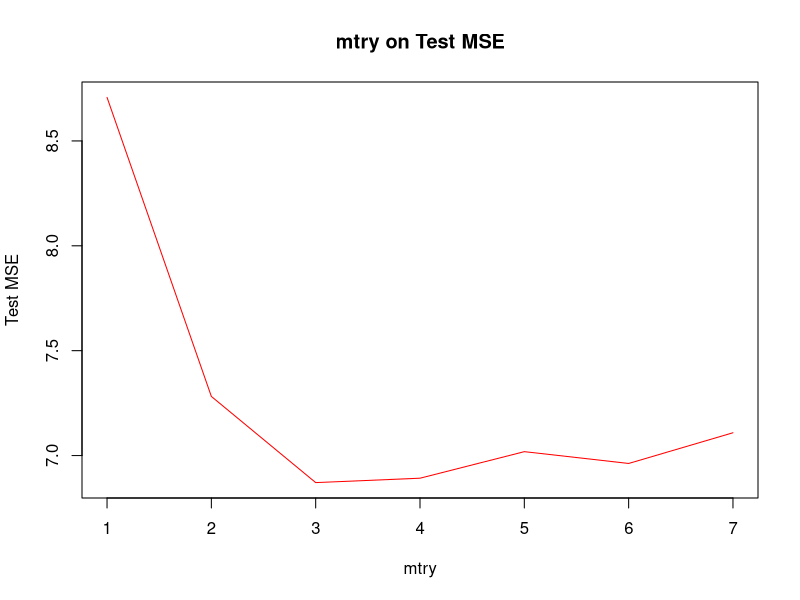

The R source for this figure:
# Fuel Efficiency Analysis
# Random Forest (Student)

# load the packages
library(randomForest)

# make a function to split the data into a training set and a validation set
test_train_split = function(data, test_size=.25){
    
    # the the number of observations in the data
    n_obs = dim(data)[1]
    
    # find the number of training observations by rounding up
    n_train_obs = ceiling(n_obs * (1 - test_size))
    
    # get the train indexes
    train_idx = sample(n_obs, n_train_obs)
    
    # split the data
    train = data[train_idx, ]
    test = data[-train_idx, ]

    # return the result
    result = list(train, test)
    return(result)
}


# write a function to calculate the MSE
calc_MSE = function (model, data){
    return (
        mean(
            (data$mpg - predict(model, data)) ^ 2
        )
    )
}

# read in the cleaned ISLR Auto dataset cleaned in 10-ins_best_subset
auto = read.csv("../resources/ISLR_auto_clean.csv", row.names=1)

# split the data
set.seed(1)
result = test_train_split(auto)
train = data.frame(result[1])
test = data.frame(result[2])

dim(train)[2]

# train and test a bagged tree estimator
set.seed(1)

rf_bag = randomForest(
    mpg ~ .,
    data=train,
    mtry=dim(train)[2] - 1,
    importance=TRUE
)

rf_bag
summary(rf_bag)
mean((predict(rf_bag, test) - test$mpg)^2)

# train and test a random forest
set.seed(1)
rf = randomForest(
    mpg ~ .,
    data=train,
    mtry=3,
    importance=TRUE
)
rf
summary(rf)
mean((predict(rf, test) - test$mpg)^2)


# get test error vs mtry

n_predictors = dim(train)[2] - 1

mse_vs_mtry = rep(0, n_predictors)

for (i in 1:n_predictors){
    
    rf = randomForest(
        mpg ~ .,
        data=train,
        mtry=i,
        importance=TRUE
    )
    
    mse_vs_mtry[i] = calc_MSE(rf, test)
}

# show and plot test error vs mtry

mse_vs_mtry

plot(
    mse_vs_mtry,
    main="mtry on Test MSE",
    xlab="mtry",
    ylab="Test MSE",
    type="l",
    col="red"
)